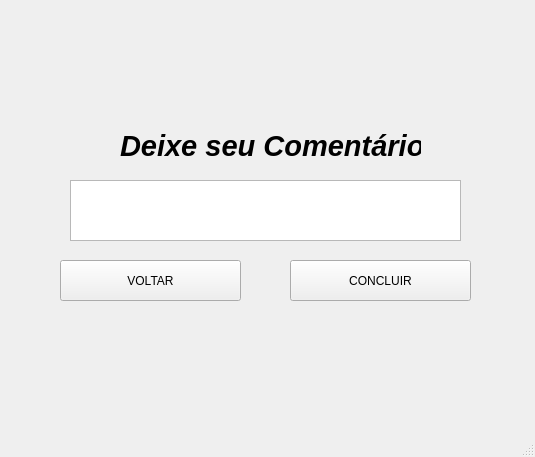
<?xml version="1.0" encoding="UTF-8"?>
<ui version="4.0">
 <class>InsertComentWindow</class>
 <widget class="QMainWindow" name="InsertComentWindow">
  <property name="geometry">
   <rect>
    <x>0</x>
    <y>0</y>
    <width>535</width>
    <height>457</height>
   </rect>
  </property>
  <property name="windowTitle">
   <string>Comments</string>
  </property>
  <widget class="QWidget" name="centralwidget">
   <widget class="QLabel" name="label_text">
    <property name="geometry">
     <rect>
      <x>120</x>
      <y>120</y>
      <width>301</width>
      <height>51</height>
     </rect>
    </property>
    <property name="font">
     <font>
      <family>Segoe UI</family>
      <pointsize>22</pointsize>
      <weight>75</weight>
      <italic>true</italic>
      <bold>true</bold>
     </font>
    </property>
    <property name="cursor">
     <cursorShape>ForbiddenCursor</cursorShape>
    </property>
    <property name="text">
     <string>Deixe seu Comentário</string>
    </property>
   </widget>
   <widget class="QPushButton" name="submit">
    <property name="geometry">
     <rect>
      <x>290</x>
      <y>260</y>
      <width>181</width>
      <height>41</height>
     </rect>
    </property>
    <property name="cursor">
     <cursorShape>PointingHandCursor</cursorShape>
    </property>
    <property name="text">
     <string>CONCLUIR</string>
    </property>
   </widget>
   <widget class="QPushButton" name="back">
    <property name="geometry">
     <rect>
      <x>60</x>
      <y>260</y>
      <width>181</width>
      <height>41</height>
     </rect>
    </property>
    <property name="cursor">
     <cursorShape>PointingHandCursor</cursorShape>
    </property>
    <property name="text">
     <string>VOLTAR</string>
    </property>
   </widget>
   <widget class="QPlainTextEdit" name="input_comment">
    <property name="geometry">
     <rect>
      <x>70</x>
      <y>180</y>
      <width>391</width>
      <height>61</height>
     </rect>
    </property>
   </widget>
  </widget>
  <widget class="QStatusBar" name="statusbar"/>
 </widget>
 <resources/>
 <connections/>
</ui>
